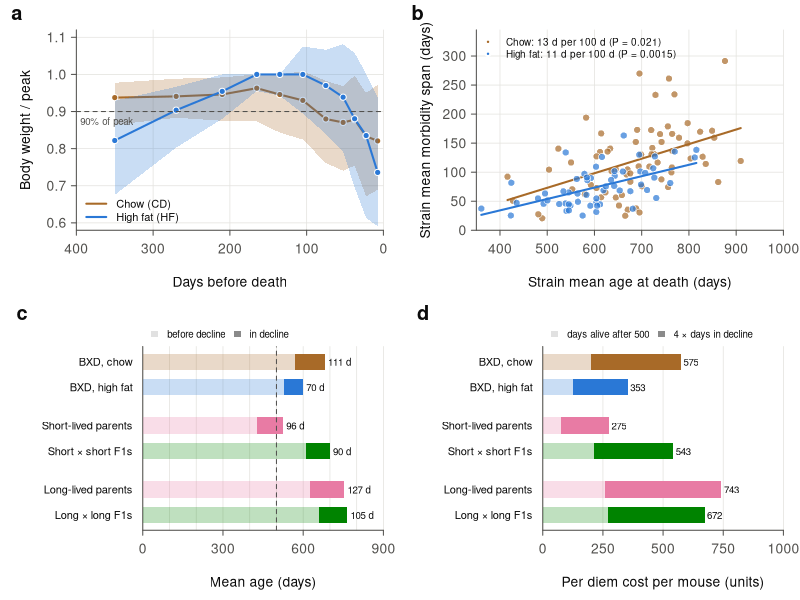

R code for this plot:
#
# Figures_terminal_decline.R
#
# copyright (c) 2026 - Rob Williams
#
# Fig. 12 for the terminal-decline analysis (notes/PLAN_terminal_decline.md). Run BodyWeight/terminal_decline.R first.
#   a  BXD body weight aligned on death, as a fraction of each mouse's peak, by diet
#   b  strain-mean morbidity span against strain-mean lifespan, by diet (Q1)
#   c  mean age at onset of terminal decline and mean morbidity span, by group (Q2, Q3)
#   d  per diem cost per mouse, free until 500 days: pension days and the decline surcharge (s = 4) (Q4)
#
# Run from the repository root:  Rscript BodyWeight/Figures_terminal_decline.R
#

library(svglite)

col.diet <- c(CD = "#a86a28", HF = "#2a78d6"); col.par <- "#e87ba4"; col.f1 <- "#008300"
ink <- "#0b0b0b"; ink2 <- "#52514e"; grid.col <- "#e4e3df"
fontfile <- function(bold, italic) {
  f <- systemfonts::match_font("Arial", italic = italic, bold = bold)$path
  if (!grepl("arial", f, ignore.case = TRUE)) f <- systemfonts::match_font("Liberation Sans", italic = italic, bold = bold)$path
  return(list(alias = "Arial", file = f))
}
arial <- list(sans = list(plain = fontfile(FALSE, FALSE), bold = fontfile(TRUE, FALSE),
                          italic = fontfile(FALSE, TRUE), bolditalic = fontfile(TRUE, TRUE)))

d <- read.table("output/Terminal_decline_by_mouse.txt", sep = "\t", header = TRUE, quote = "")
ww <- read.table("output/Terminal_decline_weighings.txt", sep = "\t", header = TRUE, quote = "")
tests <- read.table("output/Terminal_decline_tests.txt", sep = "\t", header = TRUE, quote = "")

svglite("output/Fig12_Terminal_decline.svg", width = 7.5, height = 6.8, user_fonts = arial, fix_text_size = FALSE)
par(family = "sans", col = ink, col.axis = ink2, col.lab = ink, fg = ink2, las = 1, mgp = c(2.6, 0.6, 0), tcl = -0.3)
layout(matrix(1:4, 2, byrow = TRUE))

# a: weight aligned on death, BXD strains
par(mar = c(4.2, 4.6, 1.8, 1))
br <- c(0, 15, 30, 45, 60, 90, 120, 150, 180, 240, 300, 400)
plot(c(400, 0), c(0.6, 1.1), xlim = c(400, 0), type = "n", axes = FALSE, xaxs = "i",
     xlab = "Days before death", ylab = "Body weight / peak")
abline(h = seq(0.6, 1.1, 0.1), v = seq(0, 400, 100), col = grid.col, lwd = 0.75)
axis(1, at = seq(0, 400, 100), col = NA, col.ticks = ink2); axis(2, at = seq(0.6, 1.1, 0.1), col = NA, col.ticks = ink2)
box(bty = "l", col = ink2)
for (diet in c("CD", "HF")) {
  x <- ww[ww[, "Type"] == "BXD" & ww[, "Diet"] == diet, ]
  b <- cut(x[, "before"], br, right = FALSE)
  q <- do.call(rbind, lapply(split(x[, "rel"], b), quantile, c(0.25, 0.5, 0.75)))
  mid <- (head(br, -1) + br[-1]) / 2
  polygon(c(mid, rev(mid)), c(q[, 1], rev(q[, 3])), col = paste0(col.diet[diet], "40"), border = NA)
  lines(mid, q[, 2], col = col.diet[diet], lwd = 2)
  points(mid, q[, 2], pch = 21, bg = col.diet[diet], col = "white", cex = 1)
}
abline(h = 0.9, lty = 2, col = ink2)
text(395, 0.885, "90% of peak", adj = c(0, 1), cex = 0.7, col = ink2)
legend("bottomleft", legend = c("Chow (CD)", "High fat (HF)"), col = col.diet, lwd = 2, bty = "n", cex = 0.8, text.col = ink)
mtext("a", side = 3, line = 0.4, adj = -0.22, font = 2, cex = 1.2, col = ink)

# b: strain-mean morbidity span against strain-mean lifespan (strains with at least 6 mice)
par(mar = c(4.2, 4.6, 1.8, 1))
plot(c(350, 1000), c(0, 345), type = "n", axes = FALSE, xaxs = "i", yaxs = "i",
     xlab = "Strain mean age at death (days)", ylab = "Strain mean morbidity span (days)")
abline(h = seq(0, 300, 50), v = seq(400, 1000, 100), col = grid.col, lwd = 0.75)
axis(1, at = seq(400, 1000, 100), col = NA, col.ticks = ink2); axis(2, at = seq(0, 300, 50), col = NA, col.ticks = ink2)
box(bty = "l", col = ink2)
for (diet in c("CD", "HF")) {
  x <- d[d[, "Type"] == "BXD" & d[, "Diet"] == diet, ]
  ok <- names(which(table(x[, "Genotype"]) >= 6)); x <- x[x[, "Genotype"] %in% ok, ]
  s <- aggregate(cbind(Death, span) ~ Genotype, x, mean)
  points(s[, "Death"], s[, "span"], pch = 21, bg = paste0(col.diet[diet], "B3"), col = "white", lwd = 0.6, cex = 1.1)
  f <- lm(span ~ Death, s); xx <- range(s[, "Death"])
  lines(xx, predict(f, data.frame(Death = xx)), col = col.diet[diet], lwd = 2)
}
sl <- tests[tests[, "question"] == "Q1 span ~ lifespan, BXD strains (days per day)" & tests[, "subset"] == "all", ]
sl <- sl[sl[, "measure"] %in% c("span CD", "span HF"), ]
legend("topleft", legend = sprintf("%s: %.0f d per 100 d (P = %.2g)", c("Chow", "High fat"), 100 * sl[, "estimate"], sl[, "p"]),
       pch = 21, pt.bg = col.diet, col = "white", lwd = 2, lty = 1, bty = "n", cex = 0.72, text.col = ink)
mtext("b", side = 3, line = 0.4, adj = -0.22, font = 2, cex = 1.2, col = ink)

# c, d: groups
grp <- list("BXD, chow" = d[, "Type"] == "BXD" & is.na(d[, "Set"]) & d[, "Diet"] == "CD",
            "BXD, high fat" = d[, "Type"] == "BXD" & is.na(d[, "Set"]) & d[, "Diet"] == "HF",
            "Short-lived parents" = d[, "Type"] == "BXD" & d[, "Set"] %in% "Short",
            "Short x short F1s" = d[, "Type"] == "F1" & d[, "Set"] %in% "Short",
            "Long-lived parents" = d[, "Type"] == "BXD" & d[, "Set"] %in% "Long",
            "Long x long F1s" = d[, "Type"] == "F1" & d[, "Set"] %in% "Long")
gcol <- c(col.diet, col.par, col.f1, col.par, col.f1)
lab <- sub(" x ", " × ", names(grp))
y <- c(6.2, 5.2, 3.7, 2.7, 1.2, 0.2)
onset <- sapply(grp, function(k) mean(d[k, "Death"] - d[k, "span"])); span <- sapply(grp, function(k) mean(d[k, "span"]))
pension <- sapply(grp, function(k) mean(d[k, "pension"])); sur <- sapply(grp, function(k) mean(4 * d[k, "decline"]))
nm <- sapply(grp, sum)

par(mar = c(4.2, 8.6, 2.8, 1))
plot(c(0, 900), c(-0.4, 6.8), type = "n", axes = FALSE, xaxs = "i", yaxs = "i", xlab = "Mean age (days)", ylab = "")
abline(v = seq(0, 900, 100), col = grid.col, lwd = 0.75)
axis(1, at = seq(0, 900, 300), col = NA, col.ticks = ink2); axis(2, at = y, labels = lab, tick = FALSE, cex.axis = 0.8, col.axis = ink)
box(bty = "l", col = ink2)
rect(0, y - 0.32, onset, y + 0.32, col = paste0(gcol, "40"), border = NA)
rect(onset, y - 0.32, onset + span, y + 0.32, col = gcol, border = NA)
text(onset + span + 12, y, sprintf("%.0f d", span), adj = c(0, 0.5), cex = 0.7, col = ink)
abline(v = 500, lty = 2, col = ink2)
legend(x = 0, y = 7.75, legend = c("before decline", "in decline"), fill = c("#8a8a8a40", "#8a8a8a"), border = NA, bty = "n",
       cex = 0.7, text.col = ink, horiz = TRUE, xpd = NA)
mtext("c", side = 3, line = 1.4, adj = -0.55, font = 2, cex = 1.2, col = ink)

plot(c(0, 1000), c(-0.4, 6.8), type = "n", axes = FALSE, xaxs = "i", yaxs = "i", xlab = "Per diem cost per mouse (units)", ylab = "")
abline(v = seq(0, 1000, 250), col = grid.col, lwd = 0.75)
axis(1, at = seq(0, 1000, 250), col = NA, col.ticks = ink2); axis(2, at = y, labels = lab, tick = FALSE, cex.axis = 0.8, col.axis = ink)
box(bty = "l", col = ink2)
rect(0, y - 0.32, pension, y + 0.32, col = paste0(gcol, "40"), border = NA)
rect(pension, y - 0.32, pension + sur, y + 0.32, col = gcol, border = NA)
text(pension + sur + 10, y, sprintf("%.0f", pension + sur), adj = c(0, 0.5), cex = 0.7, col = ink)
legend(x = 0, y = 7.75, legend = c("days alive after 500", "4 × days in decline"), fill = c("#8a8a8a40", "#8a8a8a"), border = NA,
       bty = "n", cex = 0.7, text.col = ink, horiz = TRUE, xpd = NA)
mtext("d", side = 3, line = 1.4, adj = -0.55, font = 2, cex = 1.2, col = ink)
dev.off()
cat("Mice per group:", paste(names(nm), nm, sep = " = ", collapse = "; "), "\n")
